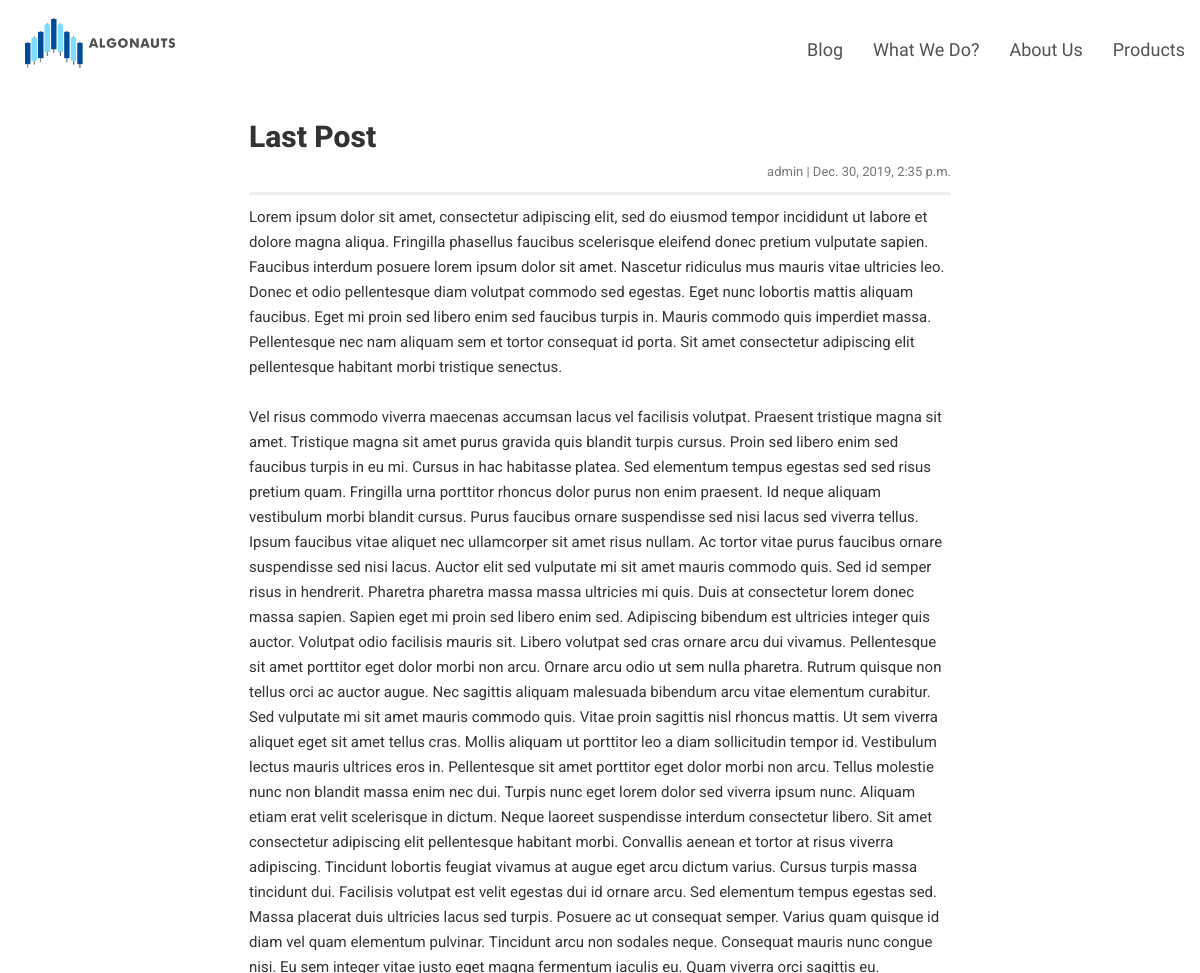
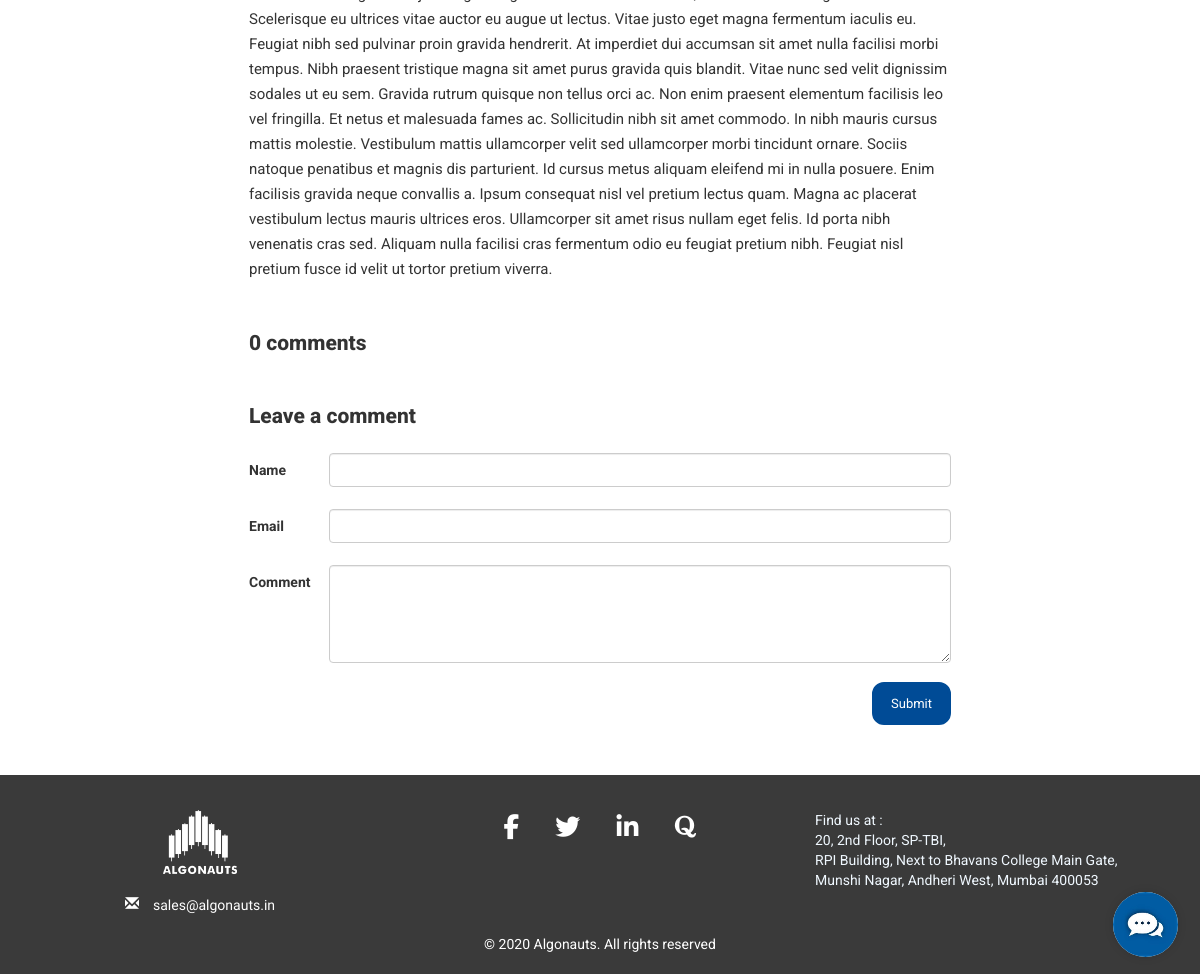
Screenshot of /blog/last-post/ with the database file from the repository (2 pictures, top to bottom).
### blog/models.py (models this page shows, shortened)
class Post(models.Model):
    title = models.CharField(max_length=200, unique=True)
    slug = models.SlugField(max_length=200, unique=True)
    author = models.ForeignKey(User, on_delete=models.CASCADE, related_name='blog_posts')
    updated_on = models.DateTimeField(auto_now=True)
    content = models.TextField()
    created_on = models.DateTimeField(auto_now_add=True, blank=True)
    status = models.IntegerField(choices=STATUS, default=0)
    class Meta:
        ordering = ['-created_on']

### blog/views.py (the view)
# urls.py: path('<slug:slug>/', views.post_detail, name='post_detail'),
def post_detail(request, slug):
    template_name = 'postDetail.html'
    post = get_object_or_404(Post, slug=slug)
    comments = post.comments.filter(active=True)
    new_comment = None
    if request.method == 'POST':
        comment_form = CommentForm(data=request.POST)
        if comment_form.is_valid():
            new_comment = comment_form.save(commit=False)
            new_comment.post = post
            new_comment.save()
    else:
        comment_form = CommentForm()
    return render(request, template_name, {'post': post,
                                           'comments': comments,
                                           'new_comment': new_comment,
                                           'comment_form': comment_form})

### blog/forms.py
class CommentForm(forms.ModelForm):
    class Meta:
        model = Comment
        fields = ('name', 'email', 'body')

### templates/postDetail.html (shortened to what this page needs)
{% extends "base.html" %}
{% load crispy_forms_tags %}
{% load static %}
{% block css_imports %}
  <link rel="stylesheet" type="text/css" href="{% static 'css/index.css' %}">
{% endblock %}
{% block content %}
<div class="container">
  <div class="row">
    <div class="content col-md-7 mt-3">
    <div class="card mb-4">
      <div class="card-body">
        <h1 style="font-size: 3rem; font-weight: 800;">{% block title %} {{ post.title }} {% endblock title %}</h1>
        <p class=" text-muted" style="text-align: right; font-size: small;">{{ post.author }} | {{ post.created_on }}</p>
        <hr style="margin-top:10px; margin-bottom:10px; border-top-style: solid; border-width: medium;">
        <p class="card-text" style="font-size: 1.5rem;">{{ post.content | safe }}</p>
      </div>
    </div>
      <br>
    <div class="comment-card card mb-4">
      <div class="card-body">
        <h2 style="font-size: 2.1rem; font-weight: 800;">{{ comments.count }} comments</h2>
      </div>
    </div>
      <br>
    <div class="card mb-4">
      <div class="card-body">
        {% if new_comment %}
        <div class="alert alert-success" role="alert">
          Your comment is awaiting moderation
        </div>
        {% else %}
        <h3 style="font-size: 2.1rem; font-weight: 800;">Leave a comment</h3>
        <form method="post" style="margin-top: 1.3em; font-size:1.4rem;">
          {{ comment_form | crispy }}
          <button type="submit" class="btn btn-primary  btn-lg">Submit</button>
        </form>
        {% endif %}
      </div>
    </div>
  </div>
  </div>
</div>
{% endblock content %}

### static/css/index.css (style rules this page uses)
html { scroll-behavior: smooth; }

### static/css/chatbot.css (style rules this page uses)
body { font-family: 'Open Sans', sans-serif; font-size: 14px; line-height: 1.42857143; color: #333; }
* { -webkit-box-sizing: border-box; -moz-box-sizing: border-box; box-sizing: border-box; }
.container { padding-right: 15px; padding-left: 15px; margin-right: auto; margin-left: auto; }
.form-control { display: block; width: 100%; height: 34px; padding: 6px 12px; font-size: 14px; outline: none; font-family: 'Open Sans', sans-serif; margin-top: 0.7rem; }
.btn-primary { border-radius: 12px; align-self: center; border-width: medium; font-weight: normal; font-size: 13px; margin-top: 0.4rem; background-color: #004B96; border-color: #004B96; }

### templates/postDetail.html (style rules this page uses)
body { font-family: "Roboto", sans-serif; background-color: white; }
.container { margin-top:10rem; margin-bottom:5rem; }
.content { width:100%; padding:0 20%; }
#div_id_name, #div_id_email, #div_id_body { display: table; width: 100%; }
#div_id_name label, #div_id_name div, #div_id_email label, #div_id_email div, #div_id_body label, #div_id_body div { display:table-cell; }
#div_id_body label, #div_id_name label, #div_id_email label { font-size: 0; }
#div_id_body label:before { content: "Comment"; font-size: 14px; }
#div_id_name label:before { content: "Name"; font-size: 14px; }
#div_id_email label:before { content: "Email"; font-size: 14px; }
#div_id_name label, #div_id_email label, #div_id_body label { width:8rem; }
#div_id_body textarea { height:7em; }
.card-text { line-height: 2.5rem; }
form button { float:right; font-size:2rem; }

### rows the page displays
Post: title "Last Post", author "admin", created_on "Dec. 30, 2019, 2:35 p.m.", content "Lorem ipsum dolor sit amet, consectetur adipiscing elit, sed do eiusmod tempor incididunt ut labore et dolore magna aliqua. Fringilla phasellus faucibus scelerisque eleifend donec pretium vulputate sapien. Faucibus interdum posuere lorem ipsum dolor sit amet. Nascetur ridiculus mus mauris vitae ultricies leo. Donec et odio pellentesque diam volutpat commodo sed egestas. Eget nunc lobortis mattis aliquam faucibus. Eget mi proin sed libero enim sed faucibus turpis in. Mauris commodo quis imperdiet massa. Pellentesque nec nam aliquam sem et tortor consequat id porta. Sit amet consectetur adipiscing elit pellentesque habitant morbi tristique senectus. Vel risus commodo viverra maecenas accumsan…"

### other values shown
{{ comments.count }} "0"
